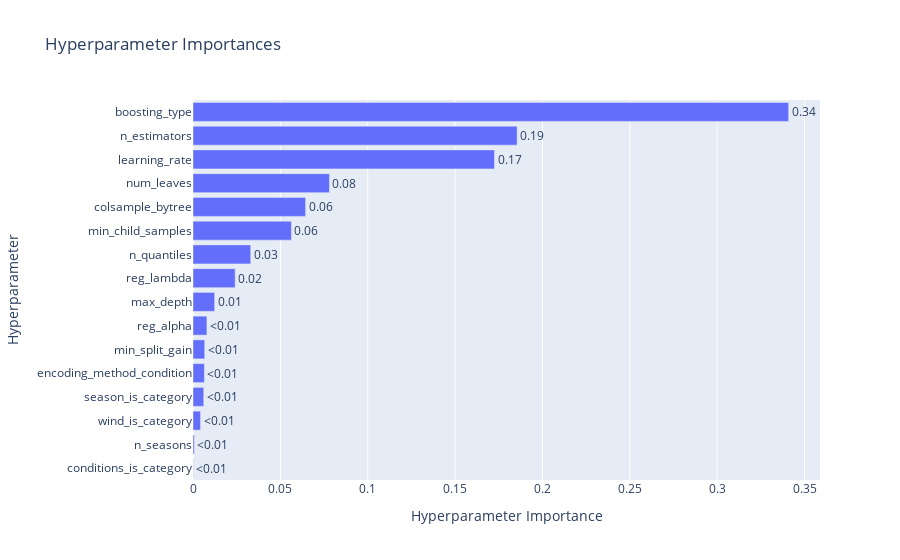

Notebook cell for this chart:
### Code cell
vis.plot_param_importances(study=temp_study)

### Figure 1 — Plotly figure (JSON) as saved in the notebook; plotly's stock layout.template omitted (floating-point values rounded to 4 significant figures)
{"data": [{"cliponaxis": false, "hovertemplate": ["conditions_is_category (CategoricalDistribution): 0.00018188226333179598<extra></extra>", "n_seasons (IntDistribution): 0.0007525406524804527<extra></extra>", "wind_is_category (CategoricalDistribution): 0.004322863652068917<extra></extra>", "season_is_category (CategoricalDistribution): 0.006146041371283848<extra></extra>", "encoding_method_condition (CategoricalDistribution): 0.006531250435511576<extra></extra>", "min_split_gain (FloatDistribution): 0.0067053436424253515<extra></extra>", "reg_alpha (FloatDistribution): 0.007961232145463409<extra></extra>", "max_depth (IntDistribution): 0.012377993432401872<extra></extra>", "reg_lambda (FloatDistribution): 0.02414079076499588<extra></extra>", "n_quantiles (IntDistribution): 0.03303310437015181<extra></extra>", "min_child_samples (IntDistribution): 0.05633966114297509<extra></extra>", "colsample_bytree (FloatDistribution): 0.06444271431707987<extra></extra>", "num_leaves (IntDistribution): 0.07809765047586029<extra></extra>", "learning_rate (FloatDistribution): 0.17255784214036693<extra></extra>", "n_estimators (IntDistribution): 0.18550370795094964<extra></extra>", "boosting_type (CategoricalDistribution): 0.3409053812426533<extra></extra>"], "name": "Objective Value", "orientation": "h", "text": ["<0.01", "<0.01", "<0.01", "<0.01", "<0.01", "<0.01", "<0.01", "0.01", "0.02", "0.03", "0.06", "0.06", "0.08", "0.17", "0.19", "0.34"], "textposition": "outside", "type": "bar", "x": [0.0001819, 0.0007525, 0.004323, 0.006146, 0.006531, 0.006705, 0.007961, 0.01238, 0.02414, 0.03303, 0.05634, 0.06444, 0.0781, 0.1726, 0.1855, 0.3409], "y": ["conditions_is_category", "n_seasons", "wind_is_category", "season_is_category", "encoding_method_condition", "min_split_gain", "reg_alpha", "max_depth", "reg_lambda", "n_quantiles", "min_child_samples", "colsample_bytree", "num_leaves", "learning_rate", "n_estimators", "boosting_type"]}], "layout": {"title": {"text": "Hyperparameter Importances"}, "xaxis": {"title": {"text": "Hyperparameter Importance"}}, "yaxis": {"title": {"text": "Hyperparameter"}}}}
